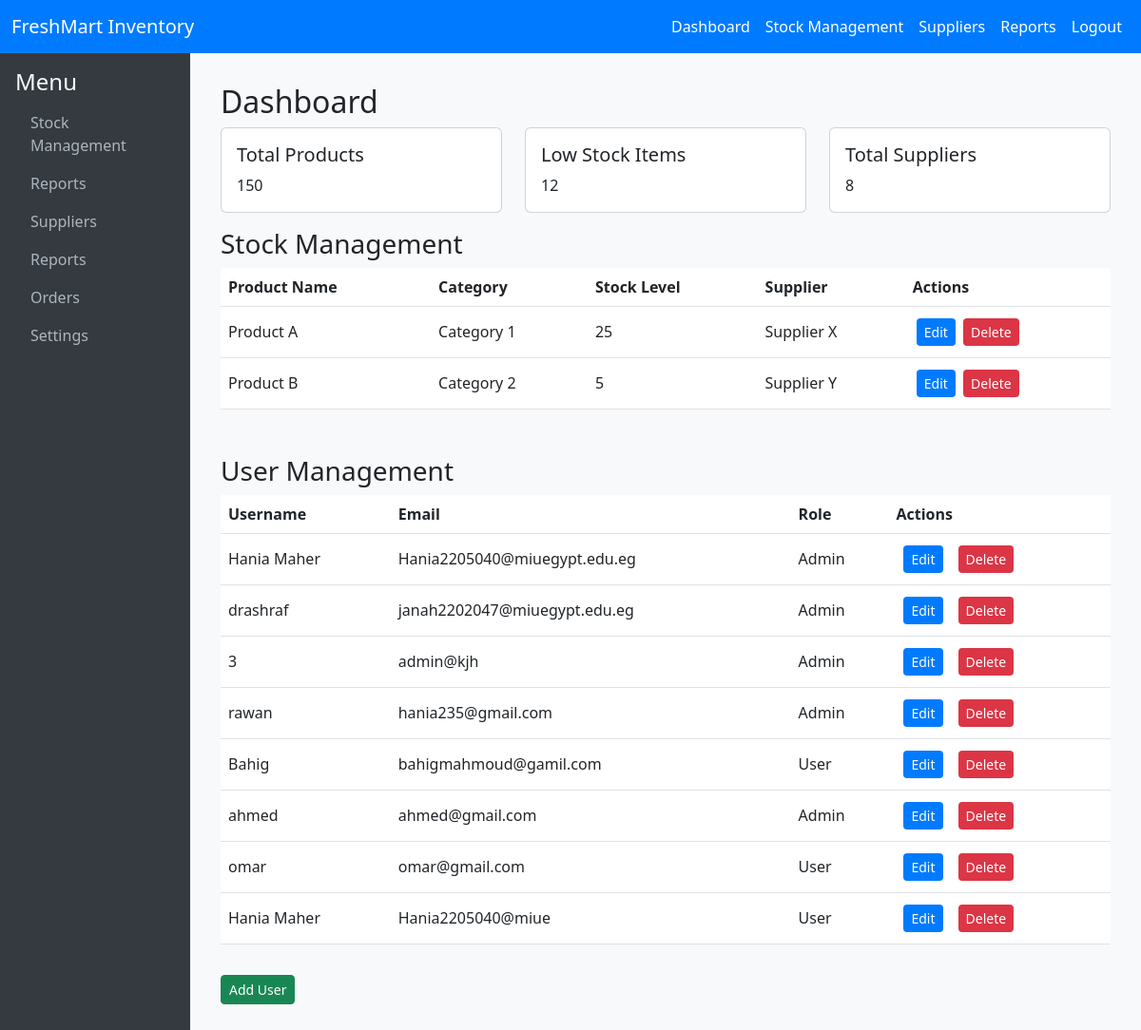
Screenshot of /Admin/Admin.php with the database file from the repository.
### tables this page shows
CREATE TABLE `users` (
  `ID` int(11) NOT NULL,
  `Name` text NOT NULL,
  `Email` text NOT NULL,
  `Password` text NOT NULL,
  `usertype_id` int(11) NOT NULL
);

### Admin/Admin.php (the view, shortened to what this page needs)
<?php
include '../db.php';
$conn = new mysqli($servername, $username, $password, $dbname);
$sql = "SELECT id, name, email, password, usertype_id FROM users WHERE usertype_id != 2";
$result = $conn->query($sql);
?>
<!DOCTYPE html>
<html lang="en">
<head>
    <link href="https://cdn.jsdelivr.net/npm/bootstrap@5.3.0/dist/css/bootstrap.min.css" rel="stylesheet">
    <link rel="stylesheet" href="admin.css">
</head>
<body>
    <?php include 'AdminNavbar.php'; ?>
    <div class="sidebar">
        <h4 class="text-light">Menu</h4>
        <a href="#">Stock Management</a>
        <a href="report.php">Reports</a>
        <a href="Suppliers.php">Suppliers</a>
        <a href="\Management-Inventory\Admin\report.php">Reports</a>
        <a href="orders.php">Orders</a>
        <a href="#">Settings</a>
    </div>
    <div class="main-content">
        <h2>Dashboard</h2>
        <div class="row">
            <div class="col-md-4">
                <div class="card">
                    <div class="card-body">
                        <h5 class="card-title">Total Products</h5>
                        <p class="card-text">150</p>
                    </div>
                </div>
            </div>
            <div class="col-md-4">
                <div class="card">
                    <div class="card-body">
                        <h5 class="card-title">Low Stock Items</h5>
                        <p class="card-text">12</p>
                    </div>
                </div>
            </div>
            <div class="col-md-4">
                <div class="card">
                    <div class="card-body">
                        <h5 class="card-title">Total Suppliers</h5>
                        <p class="card-text">8</p>
                    </div>
                </div>
            </div>
        </div>
        <h3>Stock Management</h3>
        <table class="table table-hover">
            <thead>
                <tr>
                    <th>Product Name</th>
                    <th>Category</th>
                    <th>Stock Level</th>
                    <th>Supplier</th>
                    <th>Actions</th>
                </tr>
            </thead>
            <tbody>
                <tr>
                    <td>Product A</td>
                    <td>Category 1</td>
                    <td>25</td>
                    <td>Supplier X</td>
                    <td>
                        <button class="btn btn-primary btn-sm">Edit</button>
                        <button class="btn btn-danger btn-sm">Delete</button>
                    </td>
                </tr>
                <tr>
                    <td>Product B</td>
                    <td>Category 2</td>
                    <td>5</td>
                    <td>Supplier Y</td>
                    <td>
                        <button class="btn btn-primary btn-sm">Edit</button>
                        <button class="btn btn-danger btn-sm">Delete</button>
                    </td>
                </tr>
            </tbody>
        </table>
<h3 class="mt-5">User Management</h3>
<table class="table table-hover">
    <thead>
        <tr>
            <th>Username</th>
            <th>Email</th>
            <th>Role</th>
            <th>Actions</th>
        </tr>
    </thead>
    <tbody>
    <?php
    if ($result->num_rows > 0) {
        while ($row = $result->fetch_assoc()) {
            echo "<tr>";
            echo "<td>" . htmlspecialchars($row["name"]) . "</td>";
            echo "<td>" . htmlspecialchars($row["email"]) . "</td>";
            echo "<td>" . ($row["usertype_id"] == 1 ? "Admin" : "User") . "</td>";
            echo "<td>";
            echo "<a href='edituser.php?id=" . $row['id'] . "' class='btn btn-primary btn-sm mx-2'>Edit</a>";
            echo "<form method='post' action='deleteuser.php' style='display:inline-block'>";
            echo "<button type='submit' class='btn btn-danger btn-sm mx-2'>Delete</button>";
            echo "</form>";
            echo "</td>";
            echo "</tr>";
        }
    } else {
        echo "<tr><td colspan='5'>No users found.</td></tr>";
    }
    ?>
    </tbody>
</table>
<a href="adduser.php" class="btn btn-success btn-sm mt-3">Add User</a>

### Admin/Admin.css (style rules this page uses)
body { background-color: #f8f9fa; margin: 0; overflow: hidden; }
.sidebar { height: 100vh; background-color: #343a40; padding: 1rem; position: fixed; width: 200px; overflow-y: auto; }
.sidebar a { color: #adb5bd; text-decoration: none; display: block; padding: 0.5rem 1rem; }
.main-content { margin-left: 200px; padding: 2rem; height: calc(100vh - 56px); overflow-y: auto; }
.card { margin-bottom: 1rem; }
.table th, .table td { vertical-align: middle; }
.btn-primary { background-color: #007bff; border: none; margin: 4px; }
.btn-danger { background-color: #dc3545; border: none; }

### rows the page displays
users: Name "Hania Maher", Email "Hania2205040@miuegypt.edu.eg", shows "Admin"
users: Name "drashraf", Email "janah2202047@miuegypt.edu.eg", shows "Admin"
users: Name "3", Email "admin@kjh", shows "Admin"
users: Name "rawan", Email "hania235@gmail.com", shows "Admin"
users: Name "Bahig", Email "bahigmahmoud@gamil.com", shows "User"
users: Name "ahmed", Email "ahmed@gmail.com", shows "Admin"
users: Name "omar", Email "omar@gmail.com", shows "User"
users: Name "Hania Maher", Email "Hania2205040@miue", shows "User"
